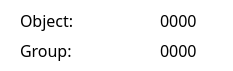
<?xml version="1.0" encoding="UTF-8"?>
<ui version="4.0">
 <class>Form</class>
 <widget class="QWidget" name="Form">
  <property name="geometry">
   <rect>
    <x>0</x>
    <y>0</y>
    <width>233</width>
    <height>71</height>
   </rect>
  </property>
  <property name="minimumSize">
   <size>
    <width>233</width>
    <height>71</height>
   </size>
  </property>
  <property name="maximumSize">
   <size>
    <width>233</width>
    <height>71</height>
   </size>
  </property>
  <property name="windowTitle">
   <string>Form</string>
  </property>
  <property name="styleSheet">
   <string notr="true">background-color: rgb(255, 255, 255, 200);
border-radius: 2px;</string>
  </property>
  <widget class="QLabel" name="object_label">
   <property name="geometry">
    <rect>
     <x>20</x>
     <y>0</y>
     <width>111</width>
     <height>41</height>
    </rect>
   </property>
   <property name="font">
    <font>
     <family>Bahnschrift</family>
     <pointsize>12</pointsize>
    </font>
   </property>
   <property name="styleSheet">
    <string notr="true">background-color: transparent;</string>
   </property>
   <property name="text">
    <string>Object:</string>
   </property>
  </widget>
  <widget class="QLabel" name="group_label">
   <property name="geometry">
    <rect>
     <x>20</x>
     <y>30</y>
     <width>111</width>
     <height>41</height>
    </rect>
   </property>
   <property name="font">
    <font>
     <family>Bahnschrift</family>
     <pointsize>12</pointsize>
    </font>
   </property>
   <property name="styleSheet">
    <string notr="true">background-color: transparent;</string>
   </property>
   <property name="text">
    <string>Group:</string>
   </property>
  </widget>
  <widget class="QLabel" name="object_number">
   <property name="geometry">
    <rect>
     <x>160</x>
     <y>0</y>
     <width>111</width>
     <height>41</height>
    </rect>
   </property>
   <property name="font">
    <font>
     <family>Bahnschrift</family>
     <pointsize>12</pointsize>
    </font>
   </property>
   <property name="styleSheet">
    <string notr="true">background-color: transparent;</string>
   </property>
   <property name="text">
    <string>0000</string>
   </property>
  </widget>
  <widget class="QLabel" name="group_number">
   <property name="geometry">
    <rect>
     <x>160</x>
     <y>30</y>
     <width>111</width>
     <height>41</height>
    </rect>
   </property>
   <property name="font">
    <font>
     <family>Bahnschrift</family>
     <pointsize>12</pointsize>
    </font>
   </property>
   <property name="styleSheet">
    <string notr="true">background-color: transparent;</string>
   </property>
   <property name="text">
    <string>0000</string>
   </property>
  </widget>
 </widget>
 <resources/>
 <connections/>
</ui>
